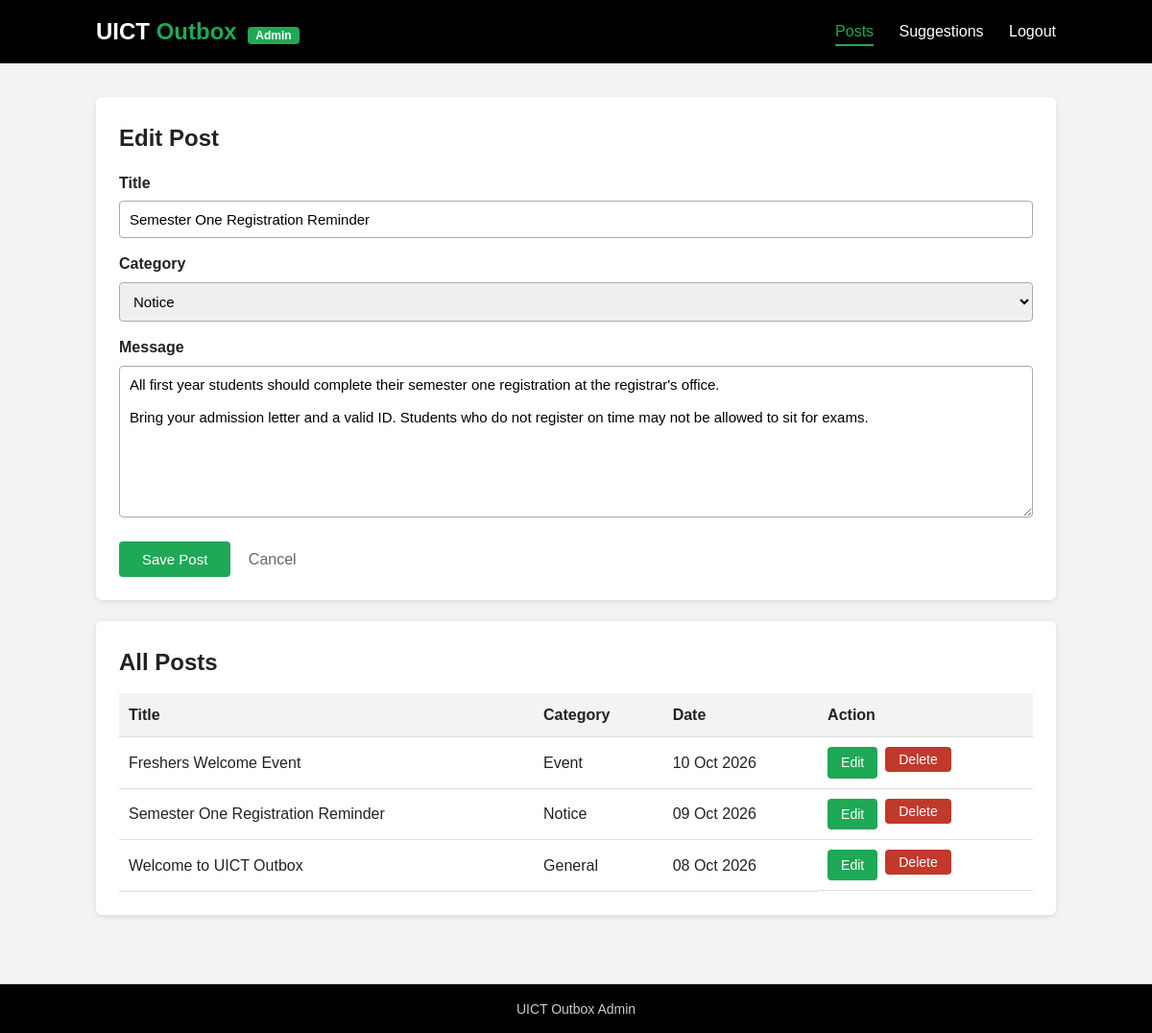
/admin/dashboard.php?edit=2 (signed in), run on the app's committed database.
### tables this page shows
CREATE TABLE posts (
id INTEGER PRIMARY KEY AUTOINCREMENT,
title TEXT NOT NULL,
category TEXT NOT NULL,
body TEXT NOT NULL,
created_at TEXT NOT NULL
);

### admin/dashboard.php (the view, shortened to what this page needs)
<?php
include "../additions/connect.php";
$categories = ["Notice", "Event", "Exam", "General"];
$id = "";
$title = "";
$category = "";
$body = "";
if (isset($_GET['edit'])) {
$stmt = $db->prepare("SELECT * FROM posts WHERE id = ?");
$stmt->execute([$_GET['edit']]);
$old = $stmt->fetch();
if ($old) {
$id = $old['id'];
$title = $old['title'];
$category = $old['category'];
$body = $old['body'];
}
}
$posts = $db->query("SELECT * FROM posts ORDER BY created_at DESC, id DESC")->fetchAll();
$unread = $db->query("SELECT COUNT(*) FROM suggestions WHERE is_read = 0")->fetchColumn();
?>
<!DOCTYPE html>
<html lang="en">
<head>
<link rel="stylesheet" href="../css/style.css">
</head>
<body>
<div class="navbar">
<div class="container">
<a href="dashboard.php" class="logo">UICT <span>Outbox</span> <small>Admin</small></a>
<div class="links">
<a href="dashboard.php" class="active">Posts</a>
<a href="suggestions.php">Suggestions<?php if ($unread > 0) { echo ' <span class="count">' . $unread . '</span>'; } ?></a>
<a href="index.php?logout=1">Logout</a>
</div>
</div>
</div>
<div class="container page">
<div class="box">
<h2><?php if ($id == "") { echo "Add New Post"; } else { echo "Edit Post"; } ?></h2>
<form method="post" action="dashboard.php">
<label>Title</label>
<input type="text" name="title" maxlength="150" value="<?php echo htmlspecialchars($title); ?>">
<label>Category</label>
<select name="category">
<?php foreach ($categories as $c) { ?>
<option value="<?php echo $c; ?>" <?php if ($category == $c) { echo "selected"; } ?>><?php echo $c; ?></option>
<?php } ?>
</select>
<label>Message</label>
<textarea name="body" rows="8"><?php echo htmlspecialchars($body); ?></textarea>
<button type="submit" name="save" class="button">Save Post</button>
<?php if ($id != "") { ?>
<a href="dashboard.php" class="cancel">Cancel</a>
<?php } ?>
</form>
</div>
<div class="box">
<h2>All Posts</h2>
<?php if (count($posts) == 0) { ?>
<p>No posts yet.</p>
<?php } else { ?>
<div class="table-box">
<table>
<tr>
<th>Title</th>
<th>Category</th>
<th>Date</th>
<th>Action</th>
</tr>
<?php foreach ($posts as $post) { ?>
<tr>
<td><?php echo htmlspecialchars($post['title']); ?></td>
<td><?php echo htmlspecialchars($post['category']); ?></td>
<td><?php echo date("d M Y", strtotime($post['created_at'])); ?></td>
<td class="actions">
<a href="dashboard.php?edit=<?php echo $post['id']; ?>" class="button small">Edit</a>
<form method="post" action="dashboard.php" onsubmit="return confirm('Delete this post?');">
<button type="submit" name="delete" class="button small red">Delete</button>
</form>
</td>
</tr>
<?php } ?>
</table>
</div>
<?php } ?>
</div>
</div>
<div class="footer">
<div class="copyright">
<p>UICT Outbox Admin</p>
</div>
</div>
</body>
</html>

### css/style.css (style rules this page uses)
* { margin: 0; padding: 0; box-sizing: border-box; }
body { font-family: Arial, sans-serif; background-color: #f1f4f2; color: #222; line-height: 1.6; }
a { text-decoration: none; color: inherit; }
.container { width: 90%; max-width: 1000px; margin: 0 auto; }
.navbar { background-color: #000; }
.navbar .container { display: flex; justify-content: space-between; align-items: center; flex-wrap: wrap; padding: 14px 0; }
.logo { color: #fff; font-size: 24px; font-weight: bold; }
.logo span { color: #1fa855; }
.logo small { font-size: 12px; background-color: #1fa855; padding: 2px 8px; border-radius: 4px; margin-left: 5px; }
.links a { color: #fff; margin-left: 22px; padding: 5px 0; }
.links a:hover, .links a.active { color: #1fa855; border-bottom: 2px solid #1fa855; }
.page { padding: 35px 0 50px; }
.box { background-color: #fff; border-radius: 6px; padding: 24px; margin-bottom: 22px; box-shadow: 0 2px 6px rgba(0, 0, 0, 0.1); }
.box h2, .box h3 { margin-bottom: 12px; }
label { display: block; font-weight: bold; margin: 14px 0 6px; }
input[type="text"], input[type="password"], select, textarea { width: 100%; padding: 10px; border: 1px solid #aaa; border-radius: 4px; font-size: 15px; font-family: Arial, sans-serif; }
.button { display: inline-block; background-color: #1fa855; color: #fff; border: none; padding: 10px 24px; font-size: 15px; border-radius: 4px; cursor: pointer; margin-top: 18px; }
.button.small { padding: 5px 14px; font-size: 14px; margin-top: 0; }
.button.red { background-color: #c0392b; }
.cancel { margin-left: 14px; color: #666; }
.table-box { overflow-x: auto; }
table { width: 100%; border-collapse: collapse; }
th, td { text-align: left; padding: 10px; border-bottom: 1px solid #ddd; }
th { background-color: #f1f4f2; }
.actions { display: flex; gap: 8px; }
.footer { background-color: #000; color: #ccc; }
.copyright { text-align: center; padding: 14px 0; border-top: 1px solid #2a2a2a; font-size: 14px; }

### data on the page
posts: title "Semester One Registration Reminder", category "Notice", body "All first year students should complete their semester one registration at the registrar's office. Bring your admission letter and a valid ID. Students who do not register on time may not be allowed to sit for exams.", created_at "09 Oct 2026"
posts: title "Freshers Welcome Event", category "Event", created_at "10 Oct 2026"
posts: title "Welcome to UICT Outbox", category "General", created_at "08 Oct 2026"
